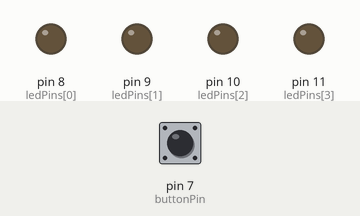
Simulated run of this sketch. Board: Arduino Uno, built with avr-gcc and run on an emulated ATmega328P. Shown: output pins drawn as LEDs (lit = HIGH). The inputs (shaded band) are chosen by the test bench; at power-on: pin 7 (buttonPin) LOW.

Above: at 1.2 s.
1.3 s: pin 7 (buttonPin) pulled HIGH for 0.15 s
At 1.7 s:
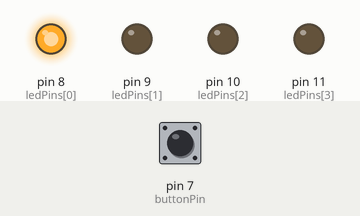
2.9 s: pin 7 (buttonPin) pulled HIGH for 1 s
At 4.1 s:
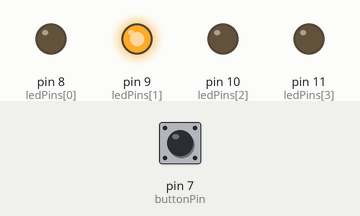
5.4 s: pin 7 (buttonPin) pulled HIGH for 0.15 s
At 6.0 s:
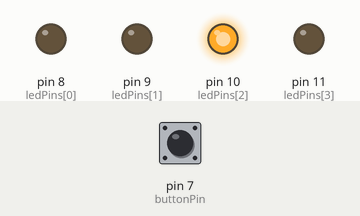
7.0 s: pin 7 (buttonPin) pulled HIGH for 3.2 s
At 8.4 s:
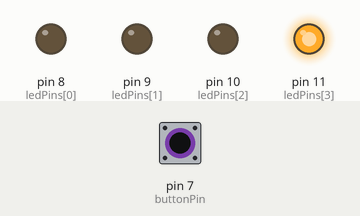
Timing chart, 0 to 10.0 s (numbered marks = the images above; inputs shaded):
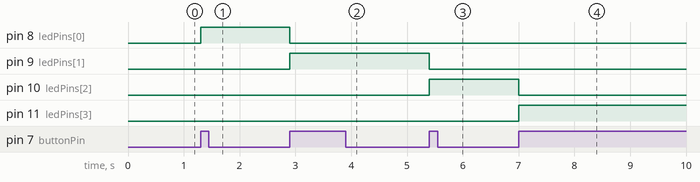

Measured:
- after the input at 1.3 s, pin 8 (ledPins[0]): LOW → HIGH at once
- after the input at 2.9 s, pin 8 (ledPins[0]): HIGH → LOW at once; pin 9 (ledPins[1]): LOW → HIGH at once
- after the input at 5.4 s, pin 9 (ledPins[1]): HIGH → LOW at once; pin 10 (ledPins[2]): LOW → HIGH at once
- after the input at 7.0 s, pin 10 (ledPins[2]): HIGH → LOW at once; pin 11 (ledPins[3]): LOW → HIGH at once

The sketch:

Button_teste.ino
```cpp
int buttonPin = 7; //variável da porta do botao
int ledPins[] = {8,9,10,11}; // variável da porta dos led
int totalLeds = 4; // variável quantidade de leds
int estadoButton = 0; // variável do estado do botao 0 e 1
int ultimoEstado = 0; // armazena o último estado do botão
int ledAtual = 0; // posição do led atual
void setup() {
  pinMode(buttonPin,INPUT); // setando botao como entrada
  for(int pos;pos<totalLeds;pos++){
    pinMode(ledPins[pos],OUTPUT); // led é uma saída de energia
    digitalWrite(ledPins[pos],LOW);
  }
}
void loop() {
  estadoButton = digitalRead(buttonPin);

  if(estadoButton == HIGH && ultimoEstado == LOW){
    for(int pos=0;pos<totalLeds;pos++){
      digitalWrite(ledPins[pos],LOW);
    }
    digitalWrite(ledPins[ledAtual],HIGH);
    ledAtual= ledAtual+1;
    if(ledAtual>=totalLeds){
      ledAtual = 0;
    }
    delay(400);
  }
  ultimoEstado = estadoButton;
}
```
